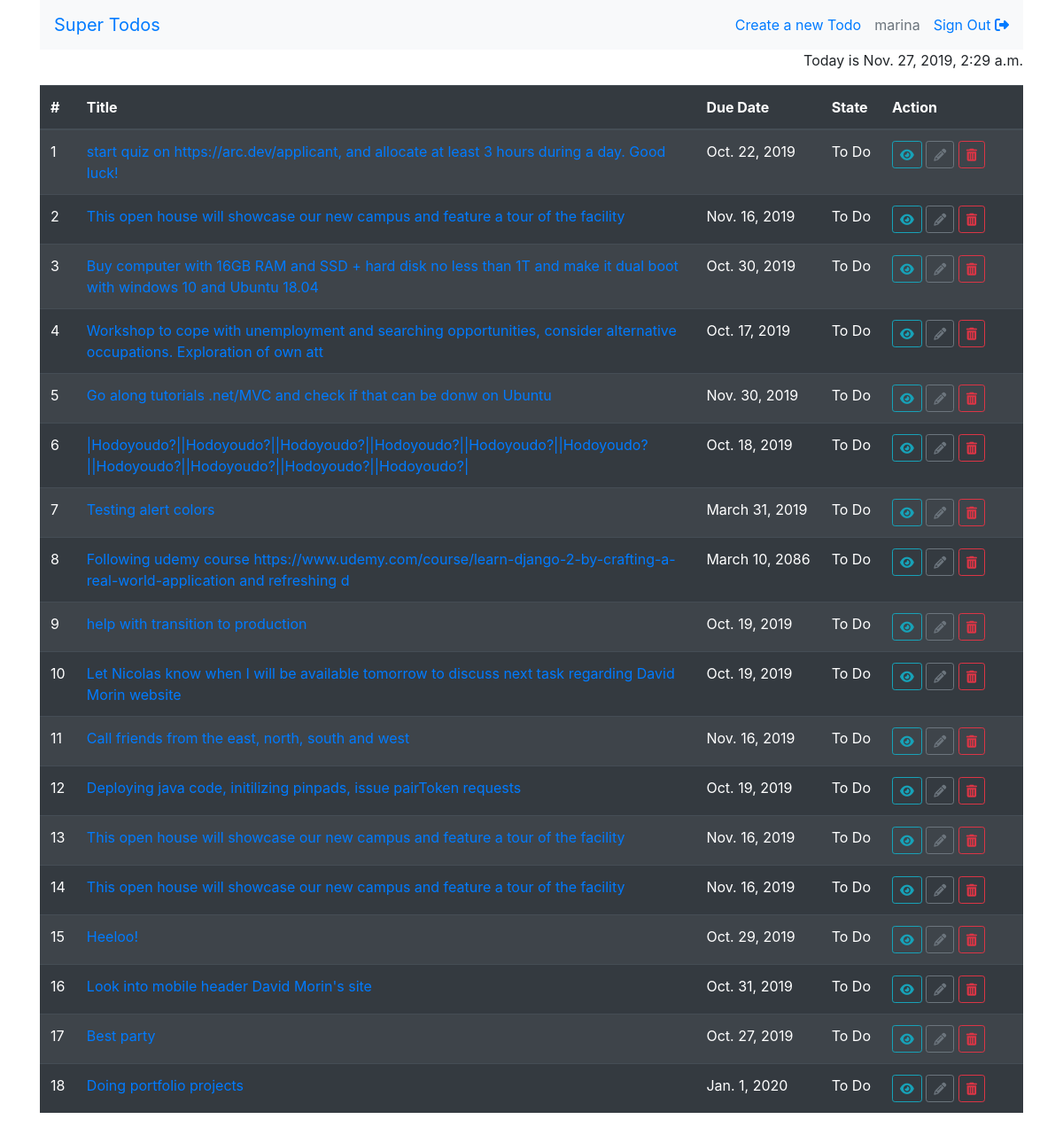
Before: / (signed in) with the older database file.
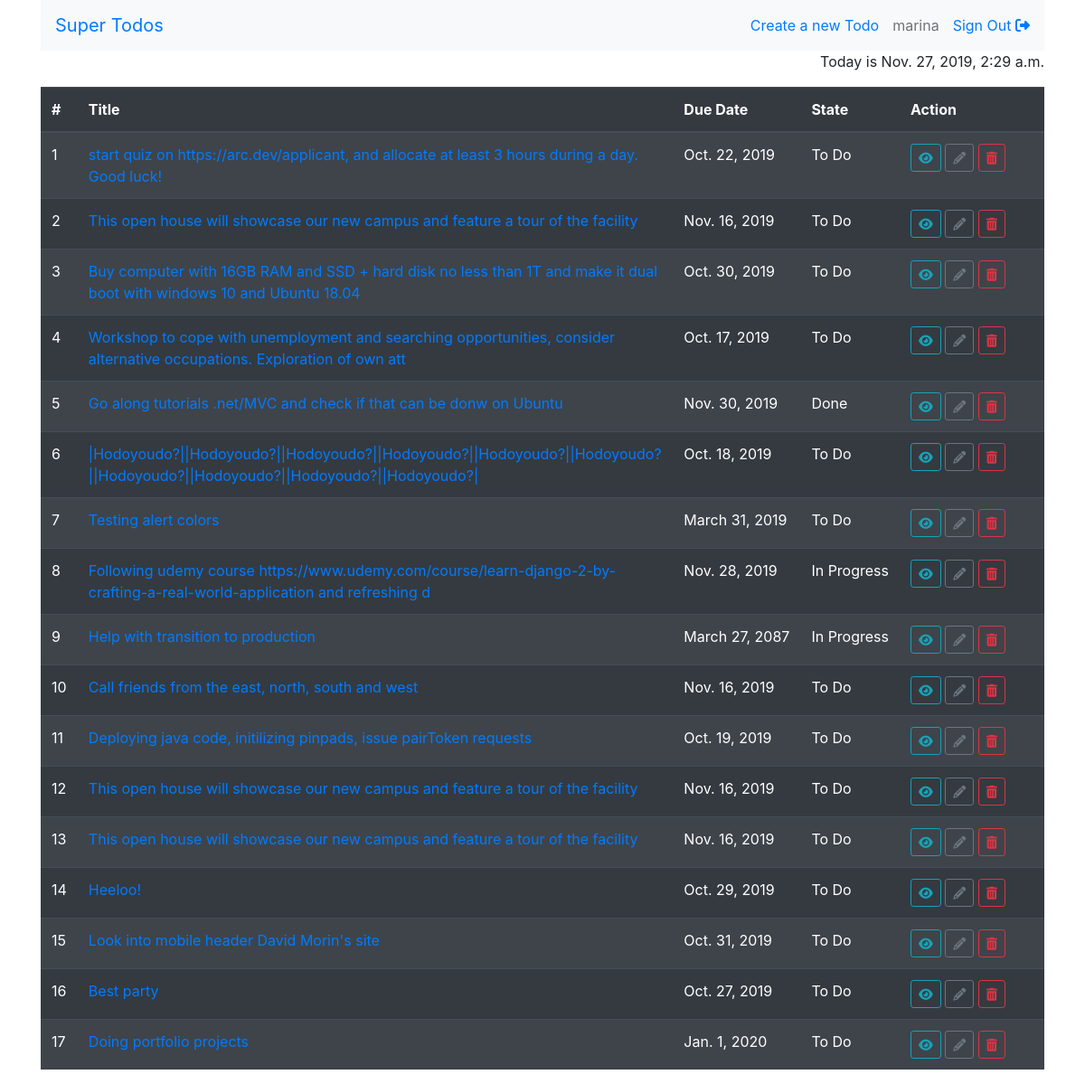
After: the same page with the newer database file.
### main/models.py (models this page shows, shortened)
class Todo(models.Model):
    TODO = 'todo'
    IN_PROGRESS = 'in-progress'
    DONE = 'done'
    STATE_CHOICES = [
        (TODO, 'To Do'),
        (IN_PROGRESS, 'In Progress'),
        (DONE, 'Done')
    ]
    description = models.TextField()
    due_date = models.DateField()
    state = models.CharField(
        max_length=11,
        choices=STATE_CHOICES,
        default=TODO
    )
    def _title(self):
        nl = self.description.find("\n")
        lb = min(120, nl) if nl > -1 else 120
        return self.description[:lb]
    title = property(_title)

### main/views.py (the view)
# urls.py: path('', IndexView.as_view(), name='index'),
class IndexView(LoginRequiredMixin, ListView):
    login_url = '/login/'
    queryset = Todo.objects.all()
    template_name = 'main/index.html'
    context_object_name = 'todos'
    def get_context_data(self, **kwargs):
        ctx = super().get_context_data(**kwargs)
        ctx['today'] =  datetime.now()
        ctx['app_name'] = "Super Todos"
        return ctx

### main/templates/main/index.html (shortened to what this page needs)
{% extends "base.html" %}
{% block main_content %}
  <p class="text-right">Today is {{ today }}</p>
  <table class="table table-striped table-dark table-hover" id="todos-list">
    <thead>
      <tr>
        <th>#</th>
        <th scope="col">Title</th>
        <th scope="col">Due Date</th>
        <th scope="col">State</th>
        <th>Action</th>
      </tr>
    </thead>
    <tbody>
      {% for todo in todos %}
      <tr>
        <td>{{ forloop.counter }}</td>
        <td><a href="{% url 'todo_update' pk=todo.pk %}">{{ todo.title }}</a></td>
        <td>{{ todo.due_date }}</td>
        <td>{{ todo.get_state_display }}</td>
        <td class="action-col">
          <a class="btn btn-outline-info btn-sm"
             href="{% url 'todo_detail' pk=todo.pk %}" title="Show"><i class="fas fa-eye"></i></a>
          <a class="btn btn-outline-secondary btn-sm"
             href="{% url 'todo_update' pk=todo.pk %}" title="Edit"><i class="fas fa-pencil-alt"></i></a>
          <a class="btn btn-outline-danger btn-sm"
             href="{% url 'todo_delete' pk=todo.pk %}" title="Delete"><i class="fas fa-trash-alt"></i></a>
        </td>
      </tr>
      {% empty %}
      <tr>
        <td colspan="5">Sorry no TODO tasks are available yet.</td>
      </tr>
      {% endfor %}
    </tbody>
  </table>
{% endblock %}

### main/templates/base.html (shortened to what this page needs)
{% load static %}
<!DOCTYPE html>
<html lang="en">
  <head>
    <link rel="stylesheet" href="{% static 'css/bootstrap.min.css' %}"/>
    <link rel="stylesheet" href="{% static 'css/gijgo.min.css' %}"/>
    <link rel="stylesheet" href="{% static 'css/style.css' %}"/>
  </head>
  <body>
    <div class="container">
      <nav class="navbar nav bg-light">
          <a class="navbar-brand" href="{% url 'index' %}">Super Todos</a>
          <ul class="navbar-nav flex-row justify-content-end">
            <li><a class="nav-link" href="{% url 'todo_create' %}">Create a new Todo</a></li>
          {% if request.user.is_authenticated %}
            <li>
                <a class="nav-link disabled" href="#" tabindex="-1" aria-disabled="true">{{ request.user.username }}</a>
            </li>
            <li>
              <a class="nav-link" href="{% url 'signout' %}">Sign Out <i class="fas fa-sign-out-alt"></i></a>
            </li>
          {% endif %}
          </ul>
      </nav>
      {% block main_content %}{% endblock %}
    </div>
  </body>
</html>

### static/css/style.css (style rules this page uses)
table#todos-list tr td:nth-child(3), table#todos-list tr td:nth-child(4) { white-space: nowrap; }
table#todos-list tr td.action-col { min-width: 160px; }
ul.navbar-nav li { display: inline-flex; margin-left: 15px; }

Changed rows visible on the page:
removed Todo: title "Let Nicolas know when I will be available tomorrow to discuss next task regarding David Morin website", due_date "Oct. 19, 2019", state "To Do"
changed Todo "Go along tutorials .net/MVC and check if that can be donw on Ubuntu": state "To Do" → "Done"
changed Todo: due_date "March 10, 2086" → "Nov. 28, 2019"; state "To Do" → "In Progress"
changed Todo: title "help with transition to production" → "Help with transition to production"; due_date "Oct. 19, 2019" → "March 27, 2087"; state "To Do" → "In Progress"
